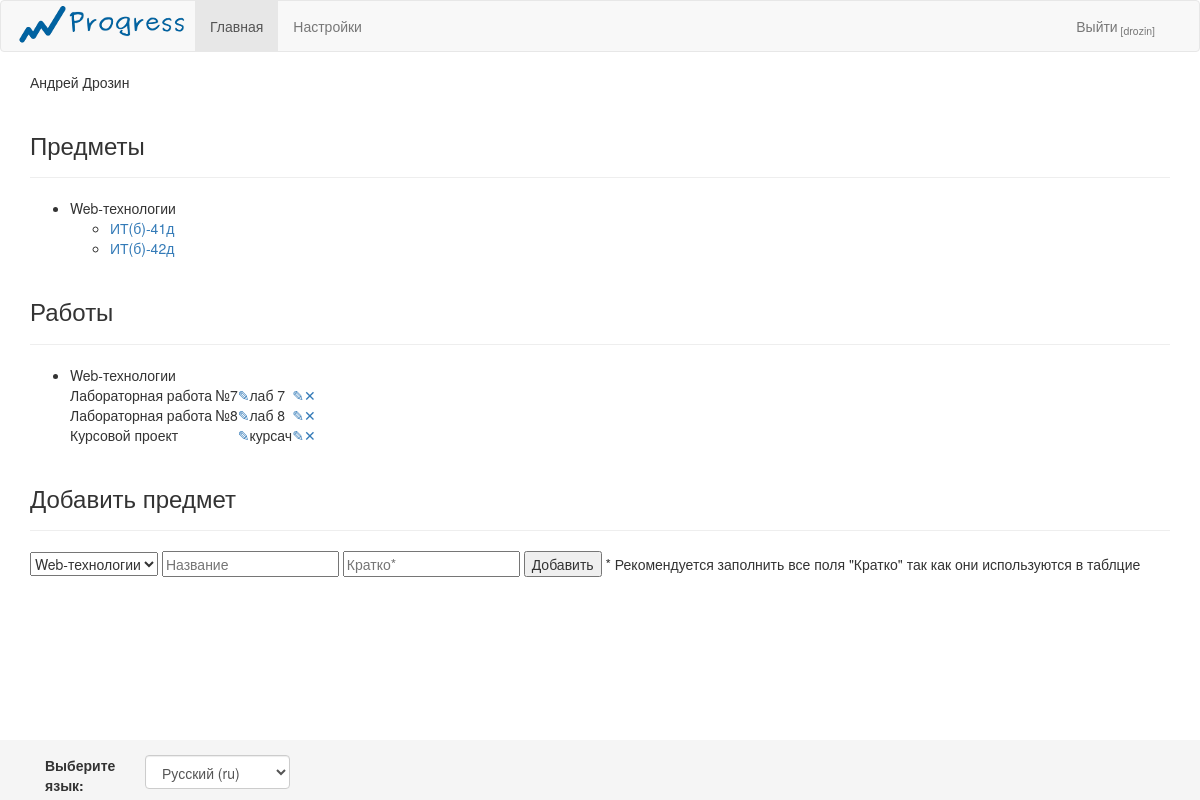
/ (signed in), run on an earlier commit of the app's database.
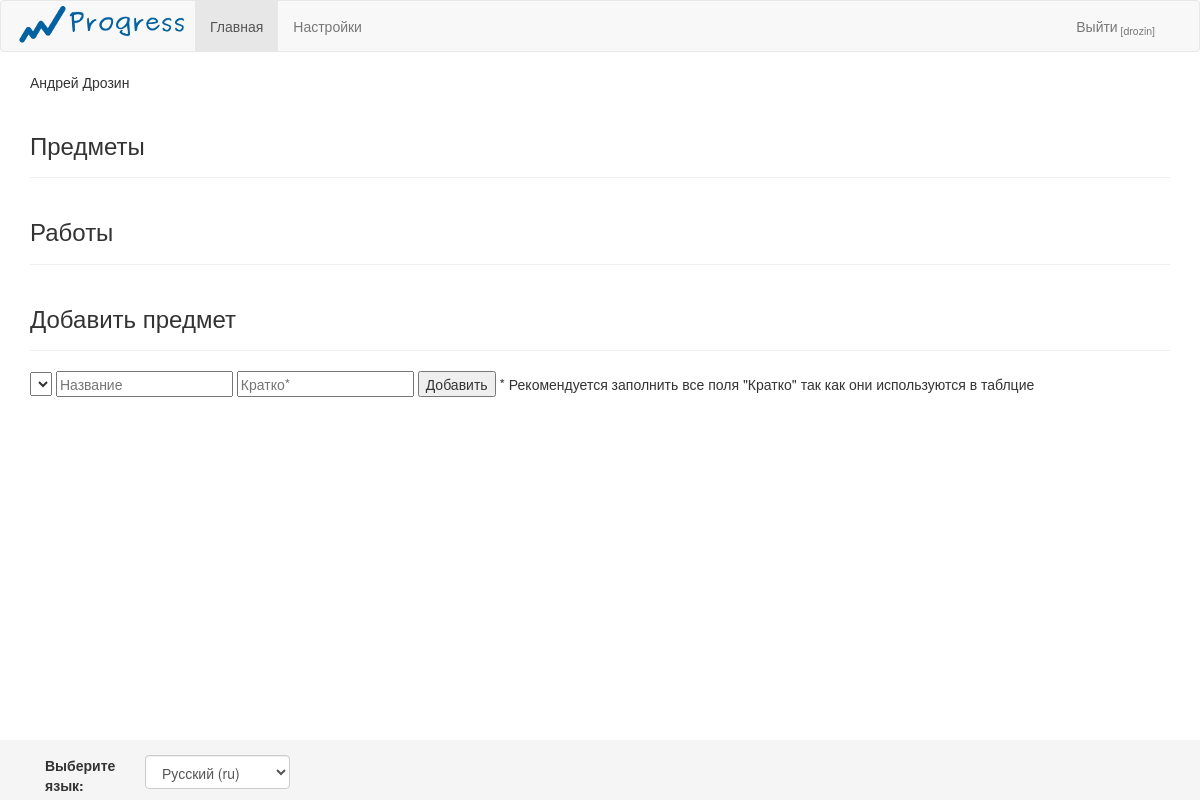
And on a later commit of the database.
### home/models.py (models this page shows, shortened)
class Subject(models.Model):
	name = models.CharField(max_length = 100)
	short_name = models.CharField(max_length = 10, unique=True, null=True)

class Semester(models.Model):
	group = models.ForeignKey(Group)
	number = models.IntegerField(default=1)
	subjects = models.ManyToManyField(Subject)
	start_date = models.DateField(null=True)
	end_date = models.DateField(null=True)
	def isCurrent(self):
		return self.start_date <= date.today() <= self.end_date

class Group(models.Model):
	name = models.CharField(max_length=10)
	year = models.IntegerField()

class Job(models.Model):
	name = models.CharField(max_length = 512)
	short_name = models.CharField(max_length = 10, null=True)
	subject = models.ForeignKey(Subject)

### home/views.py (the view)
# urls.py: url(r'^$',views.main,name='main'),
def main(request):
	user = request.user
	subjects = None
	jobs = list()
	current_semesters = None
	passed_jobs_ids = None
	user_is_student = hasattr(user,'student')
	user_is_teacher = hasattr(user,'teacher')
	if user_is_student:
		subjects = user.student.subjects.all()
		passed_jobs_ids = [log.job.id for log in Log.objects.filter(student = user.student)]
	if user_is_teacher:
		subjects = set(user.teacher.subjects.all())
		current_semesters = get_current_semesters()
		current_subjects = get_subjects_of(current_semesters)
		subjects &= current_subjects
	if user_is_student or user_is_teacher:
		for subject in subjects:
				for job in subject.job_set.all():
					jobs.append( job )
	if user_is_student:
		return render(request,'home/main/student.html',locals())
	elif user_is_teacher:
		return render(request,'home/main/teacher.html',locals())
	else:
		return render(request,'home/main/base.html',locals())

### home/templatetags/filters.py (called while the page is built)
@register.filter
def isStudent(user):
	return hasattr(user,'student')

@register.filter
def isTeacher(user):
	return hasattr(user,'teacher')

### home/views.py (called while the page is built)
def get_current_semesters():
	return list(
			filter(
				(lambda s : s.isCurrent()),
				Semester.objects.all()
			))

def get_subjects_of(semesters):
	subjects = set()
	for semester in semesters:
		subjects |= set(semester.subjects.all())
	return subjects

### home/templates/home/main/teacher.html (shortened to what this page needs)
{% extends 'home/main/base.html' %}
{% load i18n %}
{% load filters %}
{% load staticfiles %}
{% block teacher %}
	<span> {{ user.teacher.name }} {{ user.teacher.surname }}</span>
		<div class="page-header">
			<h3>{% trans "Предметы" %}</h3>
		</div>
		<ul>
			{% for subject in subjects %}
				<li>
					{{subject.name}}
					<ul>
					{% for semester in current_semesters %}
						{% if subject in semester.subjects.all %}
							<li>
								<a href='{% url "home:register" subject.short_name semester.group.name %}'>
									{{ semester.group.name }}
								</a>
							</li>
						{% endif %}
					{% endfor %}
					</ul>
				</li>
			{% endfor %}
		</ul>
		<div class="page-header">
			<h3>{% trans "Работы" %}</h3>
		</div>
			<ul class='outer'>
				{% for subject in subjects %}
					<li>
						{{subject.name}}
						<table class='left-border'>
							{% for job in subject.job_set.all %}
								<tr>
									<td>{{job.name}}</td>
									<td>
										<a href='#' id='edit-job-name-{{job.id}}'>
											&#9998;
										</a>
									</td>
									<td> {{job.short_name}} </td>
									<td>
										<a href='#' id='edit-job-short-name-{{job.id}}'>
											&#9998;
										</a>
									</td>
									<td>
										<a href='#' id='delete-job-{{job.id}}'>
											&#10005;
										</a>
									</td>
								</tr>
							{% endfor %}
						</table>
					</li>
				{% endfor %}
			</ul>
		<div class="page-header">
			<h3>{% trans "Добавить предмет" %}</h3>
		</div>
			<select id='subject'>
				{% for subject in subjects %}
					<option value='{{subject.id}}'>{{subject.name}}</option>
				{% endfor %}
			</select>
			<input type='text' name='name' placeholder='{% trans "Название" %}'
					class='wide'>
			<input type='text' name='short_name' placeholder='{% trans "Кратко" %}*'
					class='short' title='{% trans "Например Лаб.3" %}'>
			<input id='add-button' type='button' value='{% trans "Добавить" %}'>
			<span class='block font14'>
				*
				{% trans "Рекомендуется заполнить все поля" %}
				"{% trans "Кратко" %}"
				{% trans "так как они используются в таблцие" %}
			</span>
{% endblock teacher %}

What changed in the data, as far as the page shows it:
no longer on this page (row unchanged): Subject: name "Web-технологии"
no longer on this page (row unchanged): Semester: group.name "ИТ(б)-41д"
no longer on this page (row unchanged): Semester: group.name "ИТ(б)-42д"
removed Job: name "Лабораторная работа №7", short_name "лаб 7"
removed Job: name "Лабораторная работа №8", short_name "лаб 8"
no longer on this page (row unchanged): Job: name "Курсовой проект", short_name "курсач"
Also different on the page:
form field value: "Web-технологии" → (not shown)
